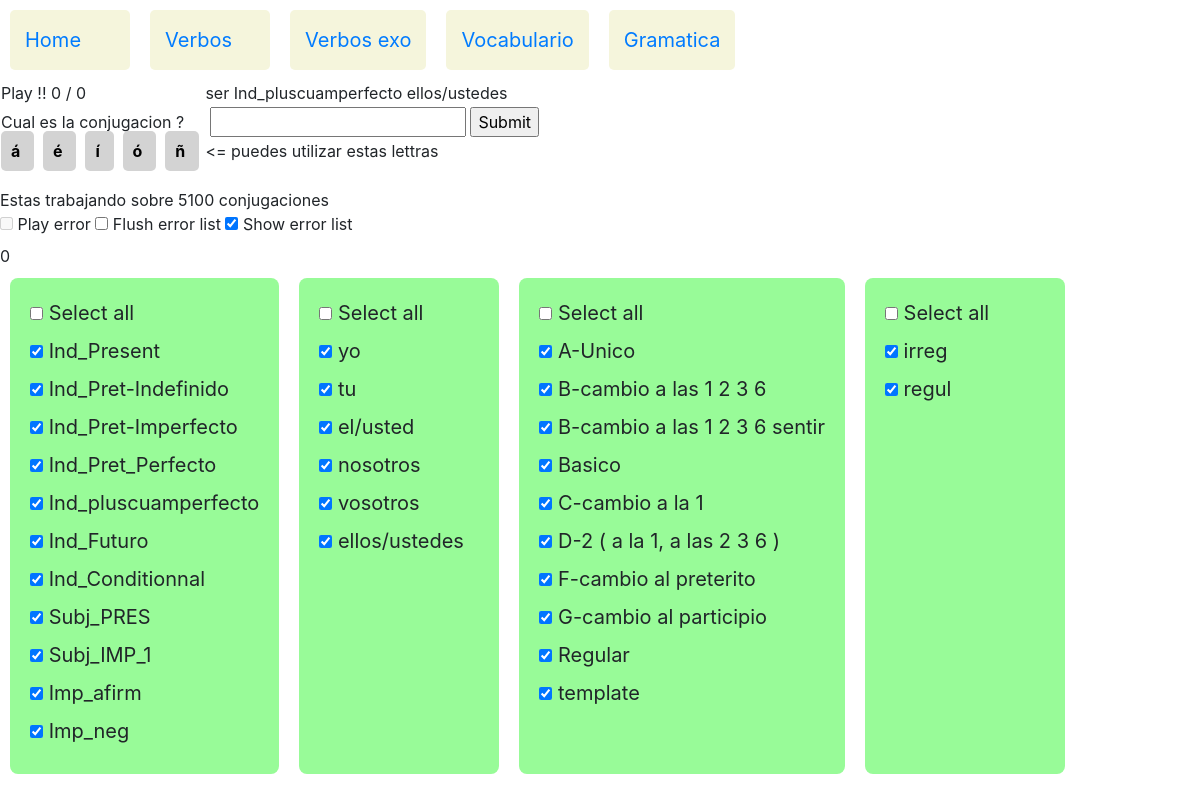
Before: /verbos/verbos_exo/1940/1940 with the older database file.
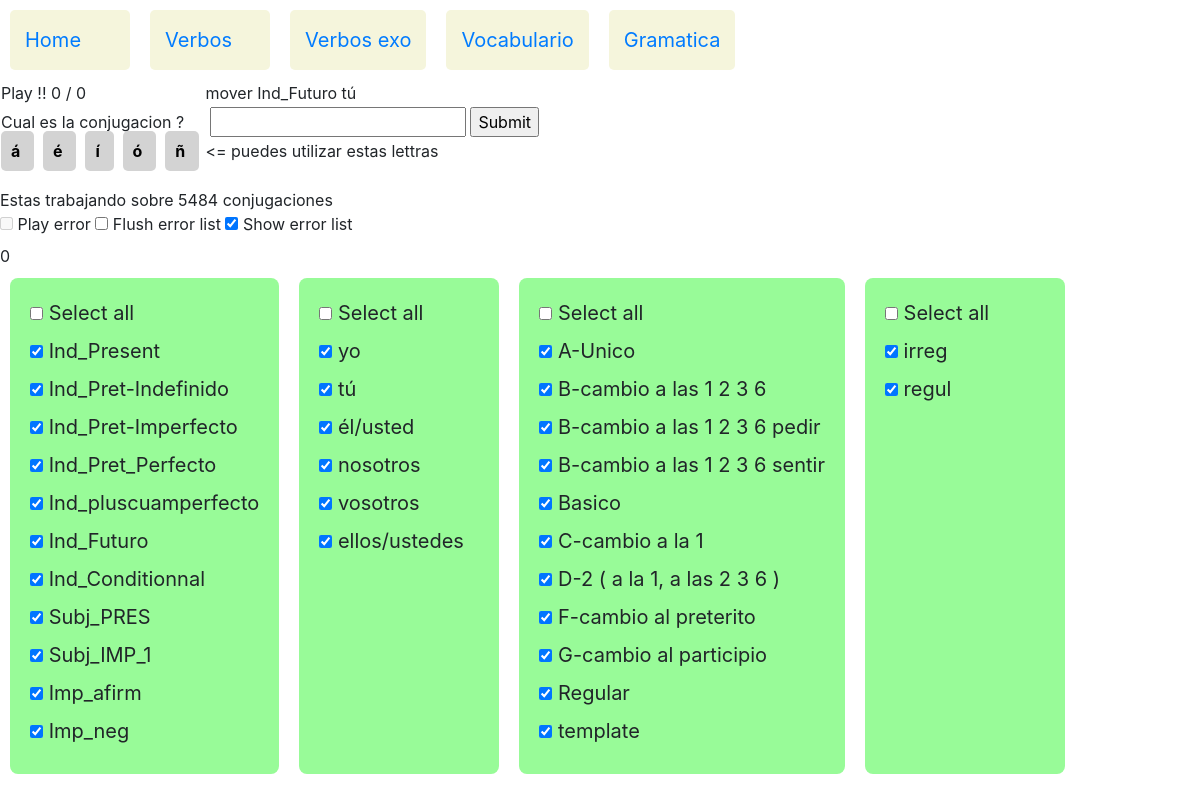
After: the same page with the newer database file.
### verbos/models.py (models this page shows, shortened)
class Conjugacion(models.Model):
    verbo=models.ForeignKey(Verbo,on_delete=models.CASCADE,related_name="conjugacions")
    tiempo=models.ForeignKey(Tiempo,on_delete=models.CASCADE,related_name="tiempo_c")
    pronombre=models.ForeignKey(Pronombre,on_delete=models.CASCADE,related_name="pronombre_c")
    conjugacion=models.CharField(max_length=30)
    level=models.ForeignKey(Level,on_delete=models.CASCADE,related_name="conjugacion")

class Verbo(models.Model):
    verbo = models.CharField(max_length=32)
    tipo=models.ForeignKey(Verbotipo,on_delete=models.SET_NULL,related_name="tipo_v",null=True)
    def __str__(self):
        return self.verbo

class Tiempo(models.Model):
    tiempo=models.CharField(max_length=30)
    tiemposeq=models.IntegerField(null=True)
    def __str__(self):
        return self.tiempo

class Pronombre(models.Model):
    pronombre=models.CharField(max_length=13)
    pronombreseq=models.IntegerField(null=True)
    def __str__(self):
        return self.pronombre

class Verbotipo(models.Model):
    verbotipo = models.CharField(max_length=64,null=True)
    verbotiposeq=models.IntegerField(null=True)
    def __str__(self):
        return self.verbotipo

class Level(models.Model):
    level=models.CharField(max_length=5)
    def __str__(self):
        return self.level

### verbos/views.py (the view, shortened to what this page needs)
# urls.py: path('verbos_exo/<int:mode_id>/<int:conjugacion_id>',views.verbos_exo,name='verbos_exo_run'),
def verbos_exo(request,mode_id,conjugacion_id):
    resuelto = " sabes tus conjugaciones ? "
    trace= "<= puedes utilizar estas lettras"
    tracerep= "  "
    trace_id= "  "
    conjugacion_error_list=[]
    if request.method=="GET":
        Conjugacion_selectadas_count = Conjugacion.objects.count()
        loto_winner=random.randint(0,Conjugacion_selectadas_count-1)
        Conjugacion_selectadas_list=Conjugacion.objects.values_list('pk',flat=True)
        Conjugacion_winner_pk=Conjugacion_selectadas_list[loto_winner]
        print("loto winner = " + str(loto_winner))
        Conjugacion_winner=Conjugacion.objects.get(pk=Conjugacion_winner_pk)
    if request.method=="POST":
        if mode_id==1:
            respuesta= request.POST.getlist('respuesta')
            conjugacion = Conjugacion.objects.get(pk=conjugacion_id)
            trace = str(conjugacion.verbo) + " " + str(conjugacion.tiempo) + " " + str(conjugacion.pronombre) +" = " + str(conjugacion.conjugacion)
            tracerep =  str(respuesta[0])
            trace_id =  str(conjugacion.id)
            if respuesta[0].replace(" ","").lower() == conjugacion.conjugacion.replace(" ",""):
                resuelto="1"
            else:
                resuelto="0"
                conjugacion_error_list.append(conjugacion_id)
        verbotipos_selected= request.POST.getlist('verbotipo')
        pronombres_selected= request.POST.getlist('pronombre')
        tiempos_selected= request.POST.getlist('tiempo')
        levels_selected= request.POST.getlist('level')
        play_mode=request.POST.getlist('play_mode_name')
        print(" play_mode_name = "+ str(play_mode))
        if not (play_mode):
            print("mode run")
            Conjugacion_selectadas=Conjugacion.objects.filter(tiempo__in=tiempos_selected).filter(pronombre__in=pronombres_selected).filter(verbo__in=Verbo.objects.filter(tipo__in=verbotipos_selected)).filter(level__in=levels_selected)
            Conjugacion_selectadas_count =Conjugacion_selectadas.count()
            if Conjugacion_selectadas_count  > 0 :
                loto_winner=random.randint(0,Conjugacion_selectadas_count-1)
                print("loto winner = " + str(loto_winner))
                Conjugacion_selectadas_list=Conjugacion_selectadas.values_list('pk',flat=True)
                Conjugacion_winner_pk=Conjugacion_selectadas_list[loto_winner]
                print("Conjugacion  selectada  pk =" + str(Conjugacion_winner_pk))
                Conjugacion_winner=Conjugacion.objects.get(pk=Conjugacion_winner_pk)
            else:
                pk_winner=conjugacion_id
                Conjugacion_winner_pk=conjugacion_id
                loto_winner=-1
                Conjugacion_winner=Conjugacion.objects.get(pk=conjugacion_id)
                Conjugacion_selectadas_count = 0 # pour transmettre dans le template
        else:
            print("mode error "+ str(play_mode))
            conjugacion_error_list_id=play_mode[0].split(',')
            print("conjugacion error list id = " + str(conjugacion_error_list_id ))
            loto_winner=random.randint(1,len(conjugacion_error_list_id)-1)
            Conjugacion_winner_pk=int(conjugacion_error_list_id[loto_winner])
            print("mode error : loto winner =" + str(loto_winner) + " pk winner =" + str(Conjugacion_winner_pk) )
            Conjugacion_winner=Conjugacion.objects.get(pk=Conjugacion_winner_pk)
            Conjugacion_selectadas_count =len(conjugacion_error_list_id)-1
        tiempos_checked= {}
        pronombres_checked= {}
        verbotipos_checked= {}
        levels_checked= {}
        for tiempo_selected in tiempos_selected :
            tiempos_checked[tiempo_selected]="checked"
        for pronombre_selected in pronombres_selected :
            pronombres_checked[pronombre_selected]="checked"
        for verbotipo_selected in verbotipos_selected :
            verbotipos_checked[verbotipo_selected]="checked"
        for level_selected in levels_selected :
            levels_checked[level_selected]="checked"
    else:
        tiempos_checked={"start":"go"}
        pronombres_checked= {}
        verbotipos_checked= {}
        levels_checked= {}
    verbos = Verbo.objects.all()
    tiempos = Tiempo.objects.all().order_by('tiemposeq')
    pronombres = Pronombre.objects.all().order_by('pronombreseq')
    verbotipos = Verbotipo.objects.all()
    levels = Level.objects.all()
    myset=("tiempos","pronombres","verbotipos")
    jstiempos=jslist(tiempos)
    jspronombres=jslist(pronombres)
    jsverbotipos=jslist(verbotipos)
    jslevels=jslist(levels)
    context= {
            "title" : "Verbos exo",
            "verbos" : verbos,
            "tiempos" : tiempos ,
            "pronombres" : pronombres,
            "levels" : levels,
            "verbotipos" : verbotipos,
            "tiempos_checked": tiempos_checked,
            "verbotipos_checked": verbotipos_checked,
            "pronombres_checked": pronombres_checked,
            "conjugacion_selectada" : Conjugacion_winner,
            "conjugacion_selectada_count" : Conjugacion_selectadas_count,
            "conjugacion_error_list" : conjugacion_error_list,
            "loto_winner" : loto_winner,
            "pk_winner" : Conjugacion_winner_pk,
            "resuelto" : resuelto,
            "trace" : trace,
            "trace_id" : trace_id,
            "mode_id" : mode_id,
            "tracerep" : tracerep,
            "myset" : myset,
            "jstiempos" : jstiempos,
            "jsverbotipos" : jsverbotipos,
            "jslevels": jslevels,
            "jspronombres" : jspronombres
            }
    return render(request,"verbos/verbos_exo.html",context)

### verbos/views.py (called while the page is built)
def jslist(myqueryset):
    jstname=myqueryset.model.__name__
    jstlst=[]
    for item in myqueryset:
        jstlst.append([jstname,item.id])
    return jstlst

### verbos/templates/verbos/verbos_exo.html (shortened to what this page needs)
{% extends 'verbos/layout.html' %}
{% block body1 %}
<table>
	<tr>
		<td>
			<span id="resuelto">{{resuelto}}</span>
			<span id="exito" > 0 </span>
			<span id="slash"> / </span>
			<span id="total" > 0 </span>
		</td>
		<td>
			{{conjugacion_selectada.verbo}}
			{{conjugacion_selectada.tiempo}}
			{{conjugacion_selectada.pronombre }}
		</td>
	</tr>
	<tr>
		<td>
			<span> Cual es la conjugacion ? </span>
		</td>
		<td>
			<form action= "{% url 'verbos_exo_run'  1   conjugacion_selectada.id %}"  method="post">
			<input autofocus id="myrespuesta" type="text" name="respuesta"  autocapitalize=off >
			<input type="submit" value="Submit">
		</td>
	</tr>
	<tr>
		<td>
<span type="text" class="lettre" id="lettre-a" onclick="addletter('á')" value="á" > á </span>
<span type="text" class="lettre" id="lettre-e" onclick="addletter('é')" value="é" > é </span>
<span type="text" class="lettre" id="lettre-i" onclick="addletter('í')" value="í" > í </span>
<span type="text" class="lettre" id="lettre-o" onclick="addletter('ó')" value="ó" > ó </span>
<span type="text" class="lettre" id="lettre-n" onclick="addletter('ñ')" value="ñ" > ñ </span>
		</td>
		<td>
			<span id="trace">{{trace}}</span>
		</td>
	</tr>
</table>
<br>
<span id="compteur_selectados"> Estas trabajando sobre {{ conjugacion_selectada_count }} conjugaciones </span>
<br>
 			 <input type="checkbox" id="play_mode_id" name="play_mode_name"  onclick="play_mode_toggle()">
   			 <label for="play_mode_id">Play error</label>
  			 <input type="checkbox" id="error_list_flush_id" name="error_list_flush_name"  onclick="error_list_flush()">
   			 <label for="error_list_flush_id">Flush error list</label>
  			 <input type="checkbox" id="error_list_show_id" name="error_list_show_name"  onclick="verbos_error_list_show()">
   			 <label for="error_list_show_id">Show error list</label>
<div id="verbos_error_list"    > </div>
<div id="container">
	<div>
	<input type="checkbox" id="checkbox_tiempo"   name="checktodos"  data-type="tiempo" >
	<label for="checkbox_tiempo"> Select all   </label>
	<br>
	{% for tiempo  in tiempos %}
	<input type="checkbox" id="Tiempo-{{tiempo.id}}" name="tiempo" data-storage="true" value="{{tiempo.id}}"  {{ tiempo.checked }} >
	<label for="Tiempo-{{tiempo.id}}"> {{tiempo}}    </label>
	<br>
	{% endfor %}
	</div>
	<div>
		<input type="checkbox" id="checkbox_pronombre"   name="checktodos"   data-type="pronombre" >
	<label for="checkbox_pronombre"> Select all  </label>
	<br>
	{% for pronombre   in pronombres %}
	<input type="checkbox" id="Pronombre-{{pronombre.id}}" name="pronombre" data-storage="true" value="{{pronombre.id }}" {{pronombre.checked}} >
	<label for="Pronombre-{{pronombre.id}}"> {{pronombre}}   </label>
	<br>
	{% endfor %}
	</div>
  	<div>
		<input type="checkbox" id="checkbox_verbotipo"   name="checktodos"   data-type="verbotipo" >
	<label for="checkbox_verbotipo"> Select all  </label>
	<br>
	{% for verbotipo   in verbotipos %}
	<input type="checkbox" id="Verbotipo-{{verbotipo.id}}" name="verbotipo" data-storage="true" value="{{verbotipo.id }}"  {{verbotipo.checked}} >
	<label for="Verbotipo-{{verbotipo.id}}"> {{verbotipo}}   </label>
	<br>
	{% endfor %}
	</div>
  	<div>
		<input type="checkbox" id="checkbox_level"   name="checktodos"   data-type="level" >
	<label for="checkbox_verbotipo"> Select all  </label>
	<br>
	{% for level   in levels %}
	<input type="checkbox" id="Level-{{level.id}}" name="level" data-storage="true" value="{{level.id }}"  {{level.checked}} >
	<label for="Level-{{level.id}}"> {{level}}   </label>
	<br>
	{% endfor %}
	</div>
	</div>
{% endblock %}

Changed rows visible on the page:
removed Conjugacion: verbo "ser", tiempo "Ind_pluscuamperfecto", pronombre "ellos/ustedes"
removed Pronombre: pronombre "tu"
removed Pronombre: pronombre "el/usted"
added Conjugacion: verbo "mover", tiempo "Ind_Futuro", pronombre "tú"
added Pronombre: pronombre "tú"
added Pronombre: pronombre "él/usted"
added Verbotipo: verbotipo "B-cambio a las 1 2 3 6 pedir"
Other visible differences:
{{ conjugacion_selectada_count }}: "5100" → "5484"
